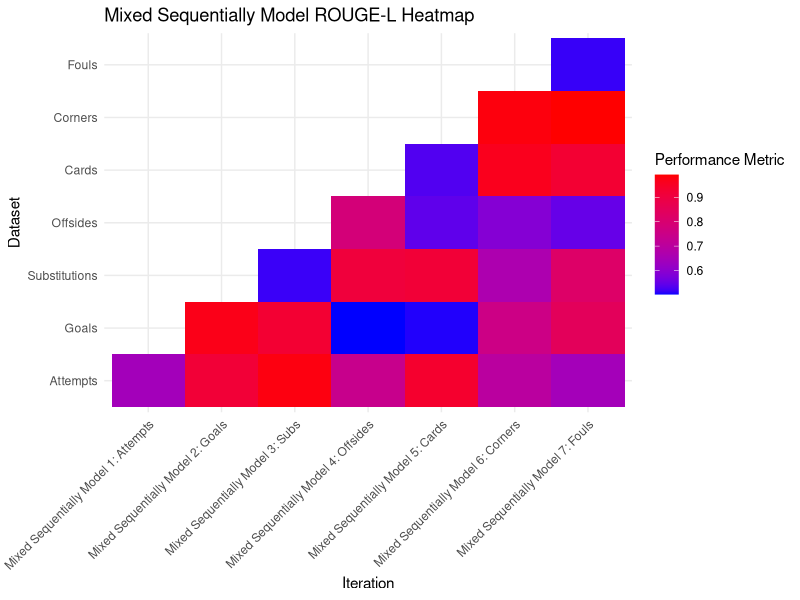
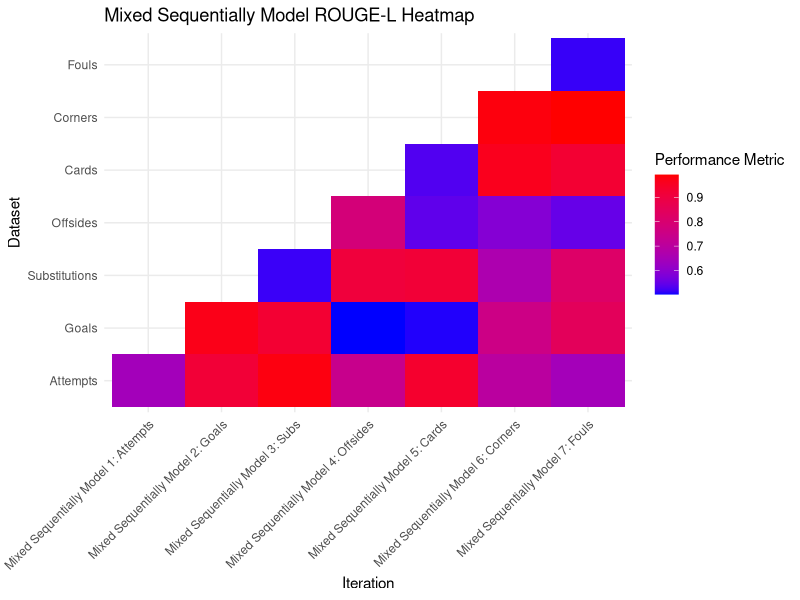

These figures' R source, in order:
library(ggplot2)

# dataset names
dataset_names <- c("Attempts", "Goals", "Substitutions", "Offsides", "Cards", "Corners", "Fouls")

# iteration names - reflecting seven different models without refreshers
iteration_names <- c("Mixed Sequentially Model 1: Attempts", 
                     "Mixed Sequentially Model 2: Goals", 
                     "Mixed Sequentially Model 3: Subs", 
                     "Mixed Sequentially Model 4: Offsides", 
                     "Mixed Sequentially Model 5: Cards", 
                     "Mixed Sequentially Model 6: Corners", 
                     "Mixed Sequentially Model 7: Fouls")

# Create an empty data frame to store the model performance
model_performance <- data.frame(
  Iteration = factor(),
  Dataset = factor(),
  PerformanceMetric = numeric()
)

# Define the number of datasets to include in each iteration
datasets_per_iteration <- c(1, 2, 3, 4, 5, 6, 7)

# Populate the data frame with your data
for (i in 1:7) {
  # Get the number of datasets for this iteration
  num_datasets <- datasets_per_iteration[i]
  
  # Generate performance metrics for the datasets
  performance_metrics <- runif(num_datasets, min = 0.5, max = 1)
  
  # Create iteration data for the current number of datasets
  iteration_data <- data.frame(
    Iteration = factor(rep(iteration_names[i], num_datasets), levels = iteration_names),
    Dataset = factor(dataset_names[1:num_datasets], levels = dataset_names),
    PerformanceMetric = performance_metrics
  )
  
  # Combine the iteration data with the main data frame
  model_performance <- rbind(model_performance, iteration_data)
}

# Create the heatmap
heatmap <- ggplot(model_performance, aes(x = Iteration, y = Dataset, fill = PerformanceMetric)) +
  geom_tile() +  # Use geom_tile for heatmap squares
  scale_fill_gradient(low = "blue", high = "red") +  # Color gradient for performance metric
  theme_minimal() + 
  theme(axis.text.x = element_text(angle = 45, hjust = 1, vjust = 1)) +
  labs(title = "Mixed Sequentially Model ROUGE-L Heatmap",
       x = "Iteration",
       y = "Dataset",
       fill = "Performance Metric")

# Print the heatmap
print(heatmap)

# Save the heatmap
ggsave("mixed_sequentially_model_ROUGE_L_heatmap.png", plot = heatmap, width = 12, height = 6, dpi = 300)